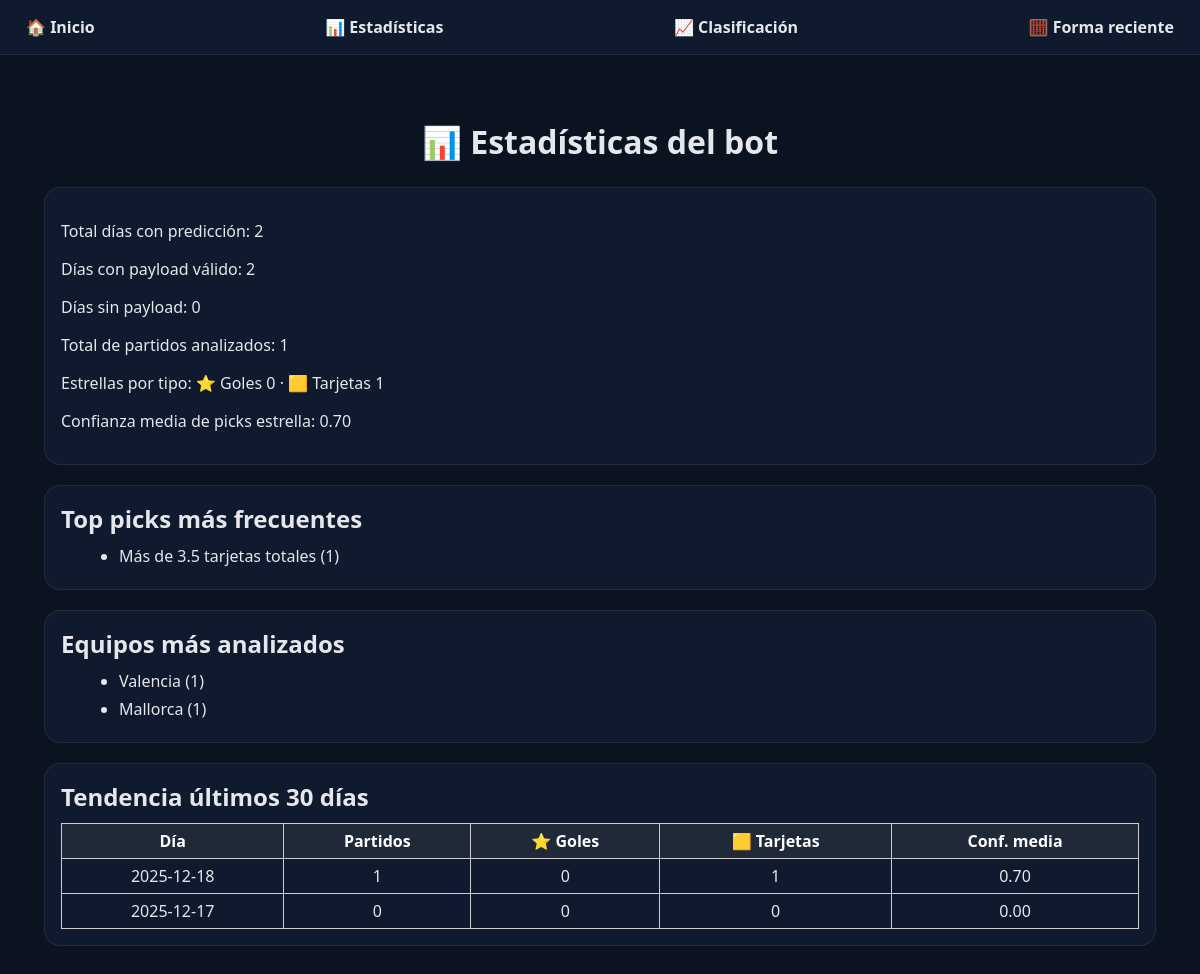
Screenshot of /stats with the database file from the repository.
### tables this page shows
CREATE TABLE predictions (
            day TEXT PRIMARY KEY,
            content TEXT NOT NULL,
            created_at TEXT NOT NULL DEFAULT (datetime('now'))
        , payload_json TEXT);

### bot_bet/webapp/app.py (the view)
@app.get("/stats", response_class=HTMLResponse)
def stats_view(request: Request):
    stats = compute_stats()
    trend_30 = compute_trend()
    return templates.TemplateResponse("stats.html", {
        "request": request,
        "stats": stats,
        "trend_30": trend_30,
    })

### bot_bet/webapp/templates/stats.html (shortened to what this page needs)
{% extends "base.html" %}
{% block content %}
<div class="wrap">
  <h1>📊 Estadísticas del bot</h1>
  <div class="card">
    <p>Total días con predicción: {{ stats.total_days }}</p>
    <p>Días con payload válido: {{ stats.days_with_payload }}</p>
    <p>Días sin payload: {{ stats.days_without_payload }}</p>
    <p>Total de partidos analizados: {{ stats.total_matches }}</p>
    <p>Estrellas por tipo: ⭐ Goles {{ stats.star_type_count.goles }} · 🟨 Tarjetas {{ stats.star_type_count.tarjetas }}</p>
    <p>Confianza media de picks estrella: {{ '%.2f' | format(stats.avg_star_confidence) }}</p>
  </div>
  <div class="card">
    <h2>Top picks más frecuentes</h2>
    <ul>
      {% for pick, count in stats.top_picks %}
        <li>{{ pick }} ({{ count }})</li>
      {% endfor %}
    </ul>
  </div>
  <div class="card">
    <h2>Equipos más analizados</h2>
    <ul>
      {% for team, count in stats.top_teams %}
        <li>{{ team }} ({{ count }})</li>
      {% endfor %}
    </ul>
  </div>
  <div class="card">
    <h2>Tendencia últimos 30 días</h2>
    <table class="standings-table">
      <thead>
        <tr>
          <th>Día</th>
          <th>Partidos</th>
          <th>⭐ Goles</th>
          <th>🟨 Tarjetas</th>
          <th>Conf. media</th>
        </tr>
      </thead>
      <tbody>
        {% for row in trend_30 %}
        <tr>
          <td>{{ row.day }}</td>
          <td>{{ row.matches }}</td>
          <td>{{ row.stars_goles }}</td>
          <td>{{ row.stars_tarjetas }}</td>
          <td>{{ '%.2f' | format(row.avg_conf) }}</td>
        </tr>
        {% endfor %}
      </tbody>
    </table>
  </div>
</div>
{% endblock %}

### bot_bet/webapp/templates/base.html (shortened to what this page needs)
<!DOCTYPE html>
<html lang="es">
<head>
  <link rel="stylesheet" href="/static/styles.css">
</head>
<body>
  <nav class="nav">
    <div class="nav-container">
      <a href="/" class="nav-item">🏠 Inicio</a>
      <a href="/stats" class="nav-item">📊 Estadísticas</a>
      <a href="/standings" class="nav-item">📈 Clasificación</a>
      <a href="/form" class="nav-item">🧮 Forma reciente</a>
    </div>
  </nav>
  <main class="wrap">
    {% block content %}{% endblock %}
  </main>
</body>
</html>

### bot_bet/webapp/static/styles.css (style rules this page uses)
:root { --bg: #0b1220; --card: #0f1a2e; --text: #e5e7eb; --muted: #9ca3af; --border: rgba(255,255,255,0.08); }
body { margin: 0; background: var(--bg); color: var(--text); font-family: system-ui, -apple-system, Segoe UI, Roboto, sans-serif; }
.wrap { max-width: 1200px; margin: 0 auto; padding: 22px; }
.card { background: var(--card); border: 1px solid var(--border); border-radius: 16px; padding: 16px; margin-bottom: 20px; }
.card h2, .card h3 { margin: 0 0 10px 0; }
a { color: var(--text); text-decoration: none; }
ul { margin: 10px 0 0 18px; }
li { margin: 6px 0; }
h1 { text-align: center; margin-bottom: 1.5rem; }
.standings-table { border-collapse: collapse; width: 100%; }
.standings-table th, .standings-table td { border: 1px solid #ccc; padding: 6px 10px; text-align: center; }
.standings-table th { background-color: #1f2937; color: #fff; }
.nav { background: var(--card); border-bottom: 1px solid var(--border); position: sticky; top: 0; z-index: 999; }
.nav-container { max-width: 1200px; margin: 0 auto; padding: 10px 16px; display: flex; justify-content: space-between; flex-wrap: wrap; gap: 10px; }
.nav-item { color: var(--text); text-decoration: none; font-weight: 700; padding: 6px 10px; border-radius: 8px; transition: background 0.2s; }

### rows the page displays
predictions: day "2025-12-18", matches "1", stars_goles "0", stars_tarjetas "1", avg_conf "0.70"
predictions: day "2025-12-17", matches "0", stars_goles "0", stars_tarjetas "0", avg_conf "0.00"

### other values shown
{{ stats.total_days }} "2"
{{ stats.days_with_payload }} "2"
{{ stats.days_without_payload }} "0"
{{ stats.total_matches }} "1"
{{ stats.star_type_count.goles }} "0"
{{ stats.star_type_count.tarjetas }} "1"
{{ '%.2f' | format(stats.avg_star_confidence) }} "0.70"
{{ pick }} "Más de 3.5 tarjetas totales"
{{ count }} "1"
{{ team }} "Valencia" "Mallorca"
{{ count }} "1" "1"
